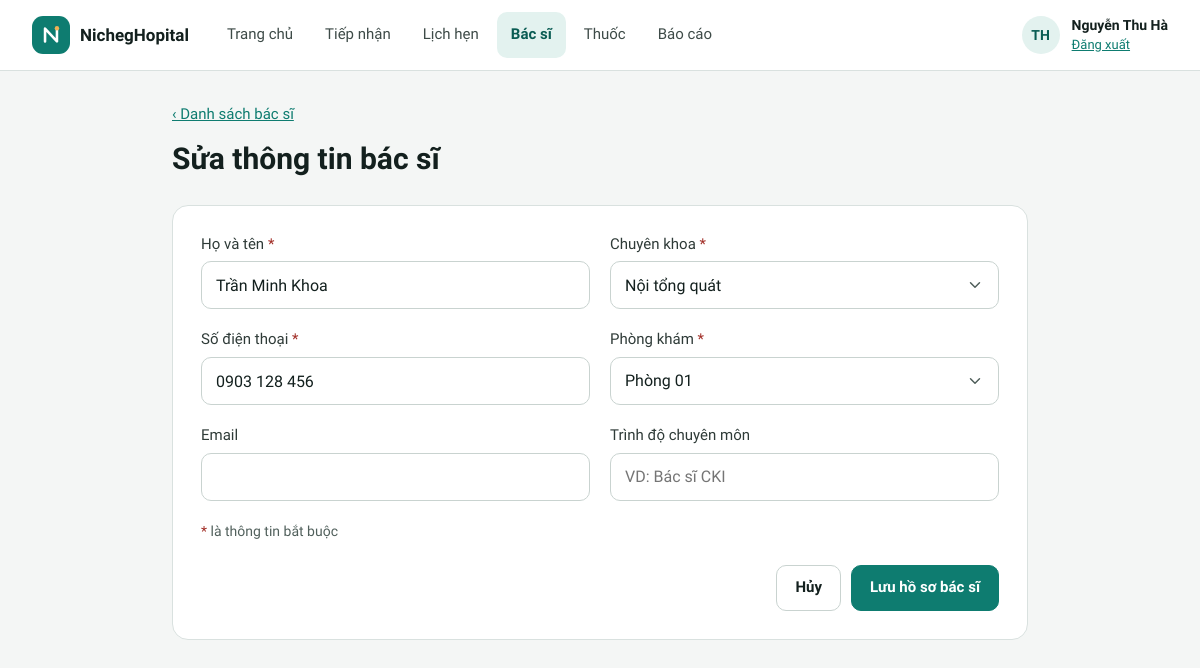
Screenshot of /quan-ly/bac-si-form.php?id=1 (signed in) with the database file from the repository.
### tables this page shows
CREATE TABLE bac_si (
  id            INT UNSIGNED AUTO_INCREMENT PRIMARY KEY,
  ho_ten        VARCHAR(100) NOT NULL,
  chuyen_khoa   VARCHAR(50)  NOT NULL,
  phong         VARCHAR(20)  NOT NULL,
  so_dien_thoai CHAR(10)     NOT NULL,
  email         VARCHAR(100) NULL,
  trinh_do      VARCHAR(100) NULL
);

### includes/tien-ich.php (called while the page is built, shortened)
<?php
function e(mixed $gia_tri): string
{
    return htmlspecialchars((string) ($gia_tri ?? ''), ENT_QUOTES, 'UTF-8');
}
function duong_dan_goc(): string
{
    static $goc = null;
    if ($goc === null) {
        $thu_muc_public = str_replace('\\', '/', (string) realpath(__DIR__ . '/../public'));
        $goc_web = rtrim(str_replace('\\', '/', (string) realpath($_SERVER['DOCUMENT_ROOT'] ?? '')), '/');
        $goc = '';
        if ($goc_web !== '' && str_starts_with($thu_muc_public . '/', $goc_web . '/')) {
            $phan = trim(substr($thu_muc_public, strlen($goc_web)), '/');
            $goc = $phan === '' ? '' : '/' . implode('/', array_map('rawurlencode', explode('/', $phan)));
        }
    }
    return $goc;
}
function url(string $trang, array $tham_so = []): string
{
    $tham_so = array_filter($tham_so, fn($v) => $v !== null && $v !== '');
    $chuoi = $tham_so ? '?' . http_build_query($tham_so, '', '&', PHP_QUERY_RFC3986) : '';
    return duong_dan_goc() . '/' . ltrim($trang, '/') . $chuoi;
}

### includes/csdl.php (called while the page is built, shortened)
<?php
function csdl(): PDO
{
    static $pdo = null;
    if ($pdo === null) {
        $dsn = sprintf('mysql:host=%s;port=%d;dbname=%s;charset=utf8mb4', CSDL_MAY_CHU, CSDL_CONG, CSDL_TEN);
        try {
            $pdo = new PDO($dsn, CSDL_NGUOI_DUNG, CSDL_MAT_KHAU, [
                PDO::ATTR_ERRMODE => PDO::ERRMODE_EXCEPTION,
                PDO::ATTR_DEFAULT_FETCH_MODE => PDO::FETCH_ASSOC,
                PDO::ATTR_EMULATE_PREPARES => false,
            ]);
            $pdo->exec("SET time_zone = '+07:00'");
        } catch (PDOException $loi) {
            http_response_code(500);
            exit('Không kết nối được cơ sở dữ liệu. Hãy kiểm tra MySQL đã chạy và đã chạy lệnh "php database/cai-dat.php" (xem README.md). Chi tiết: '
                . htmlspecialchars($loi->getMessage()));
        }
    }
    return $pdo;
}
function truy_van(string $sql, array $tham_so = []): PDOStatement
{
    $lenh = csdl()->prepare($sql);
    $lenh->execute($tham_so);
    return $lenh;
}
function mot_dong(string $sql, array $tham_so = []): ?array
{
    $dong = truy_van($sql, $tham_so)->fetch();
    return $dong === false ? null : $dong;
}

### public/quan-ly/bac-si-form.php (the view, shortened to what this page needs)
<?php
$id = (int) ($_GET['id'] ?? $_POST['id'] ?? 0);
$bac_si = $id ? (mot_dong('SELECT * FROM bac_si WHERE id = ?', [$id]) ?? chuyen_huong('quan-ly/bac-si.php')) : null;
$gia_tri = [
    'ho_ten' => $bac_si['ho_ten'] ?? '',
    'chuyen_khoa' => $bac_si['chuyen_khoa'] ?? '',
    'so_dien_thoai' => $bac_si ? dinh_dang_sdt($bac_si['so_dien_thoai']) : '',
    'phong' => $bac_si['phong'] ?? '',
    'email' => $bac_si['email'] ?? '',
    'trinh_do' => $bac_si['trinh_do'] ?? '',
];
$loi = [];
function o_bac_si(string $khoa, string $nhan, array $gia_tri, array $loi, bool $bat_buoc, string $them = ''): void
{
    ?>
    <div class="field">
      <label for="<?= e($khoa) ?>"><?= e($nhan) ?><?= $bat_buoc ? ' <span class="req">*</span>' : '' ?></label>
      <input class="inp<?= isset($loi[$khoa]) ? ' bad' : '' ?>" id="<?= e($khoa) ?>" name="<?= e($khoa) ?>" value="<?= e($gia_tri[$khoa]) ?>" <?= $them ?>>
    </div>
    <?php
}
function chon_bac_si(string $khoa, string $nhan, array $ds, string $trong, array $gia_tri, array $loi): void
{
    ?>
    <div class="field">
      <label for="<?= e($khoa) ?>"><?= e($nhan) ?> <span class="req">*</span></label>
      <select class="inp<?= isset($loi[$khoa]) ? ' bad' : '' ?>" id="<?= e($khoa) ?>" name="<?= e($khoa) ?>">
        <?= cac_lua_chon($ds, $gia_tri[$khoa]) ?>
      </select>
    </div>
    <?php
}
?>
<main class="pg w920">
  <div class="pg-head">
    <a class="back-link" href="<?= e(url('quan-ly/bac-si.php')) ?>">‹ Danh sách bác sĩ</a>
    <h1><?= $bac_si ? 'Sửa thông tin bác sĩ' : 'Thêm bác sĩ mới' ?></h1>
  </div>
  <form class="card p28 stack g20" method="post" novalidate>
    <div class="form-grid w300">
      <?php
      o_bac_si('ho_ten', 'Họ và tên', $gia_tri, $loi, true, 'placeholder="VD: Nguyễn Hữu Phước"');
      chon_bac_si('chuyen_khoa', 'Chuyên khoa', CHUYEN_KHOA, '— Chọn chuyên khoa —', $gia_tri, $loi);
      ?>
    </div>
    <span class="muted" style="font-size:14px"><span class="req">*</span> là thông tin bắt buộc</span>
    <div class="form-actions" style="padding-top:4px">
      <a class="btn" href="<?= e(url('quan-ly/bac-si.php')) ?>">Hủy</a>
      <button class="btn pri" type="submit">Lưu hồ sơ bác sĩ</button>
    </div>
  </form>
</main>

### public/assets/app.css (style rules this page uses)
:root { --nen: #F4F6F5; --chu: #13201E; --chinh: #0E7C70; --chinh-dam: #0A5C53; --dam: #0B4F48; --nhat: #E3F2EF; --vien: #D9E1DF; --vien-o: #C9D3D0; --phu: #51605C; --nhan: #2F3B38; --ke: #EBEFEE; }
* { box-sizing: border-box; }
html { -webkit-text-size-adjust: 100%; scroll-padding-top: 88px; }
body { margin: 0; min-height: 100vh; background: var(--nen); color: var(--chu); font-family: 'Lexend', system-ui, sans-serif; font-size: 15px; line-height: 1.45; }
a { color: var(--chinh); }
h1, h2, h3, p { margin: 0; }
h1, h2, h3 { font-weight: 600; }
button, input, select, textarea { font: inherit; color: inherit; }
.muted { color: var(--phu); }
.stack { display: flex; flex-direction: column; }
.g20 { gap: 20px; }
.pg { max-width: 1440px; margin: 0 auto; padding: 28px 32px 48px; display: flex; flex-direction: column; gap: 24px; }
.pg.w920 { max-width: 920px; }
.pg-head { display: flex; flex-direction: column; gap: 6px; }
.pg-head h1 { font-size: 30px; }
.back-link { font-size: 15px; font-weight: 500; min-height: 32px; display: inline-flex; align-items: center; align-self: flex-start; }
.card { background: #FFFFFF; border: 1px solid var(--vien); border-radius: 16px; }
.p28 { padding: 28px; }
.btn { min-height: 46px; padding: 0 18px; border-radius: 10px; border: 1px solid var(--vien-o); background: #FFFFFF; color: var(--chu); font-size: 15px; font-weight: 600; display: inline-flex; align-items: center; justify-content: center; gap: 8px; cursor: pointer; text-decoration: none; white-space: nowrap; }
.btn.pri { background: var(--chinh); border-color: var(--chinh); color: #FFFFFF; }
.form-actions { display: flex; flex-wrap: wrap; gap: 10px; justify-content: flex-end; }
.field { display: flex; flex-direction: column; gap: 6px; }
.field label { font-size: 15px; font-weight: 500; color: var(--nhan); }
.inp { min-height: 48px; padding: 0 14px; border: 1px solid var(--vien-o); border-radius: 10px; font-size: 16px; color: var(--chu); background: #FFFFFF; width: 100%; }
input.inp, select.inp { height: 48px; }
select.inp { -webkit-appearance: none; appearance: none; padding-right: 42px; cursor: pointer; }
.req { color: #A12D26; }
.form-grid { display: grid; grid-template-columns: repeat(auto-fit, minmax(min(240px, 100%), 1fr)); gap: 20px; }
.form-grid.w300 { grid-template-columns: repeat(auto-fit, minmax(min(300px, 100%), 1fr)); }

### rows the page displays
bac_si: ho_ten "Trần Minh Khoa", chuyen_khoa "Nội tổng quát", phong "Phòng 01"

### other values shown
TEN_PHONG_KHAM "NichegHopital"
$nhan "Trang chủ"
$nhan "Tiếp nhận"
$nhan "Lịch hẹn"
$nhan "Bác sĩ"
$nhan "Thuốc"
$nhan "Báo cáo"
chu_cai_dau($nguoi_dung['ho_ten']) "TH"
$nguoi_dung['ho_ten'] "Nguyễn Thu Hà"
$nhan "Họ và tên Số điện thoại Email Trình độ chuyên môn"
$nhan "Chuyên khoa Phòng khám"
